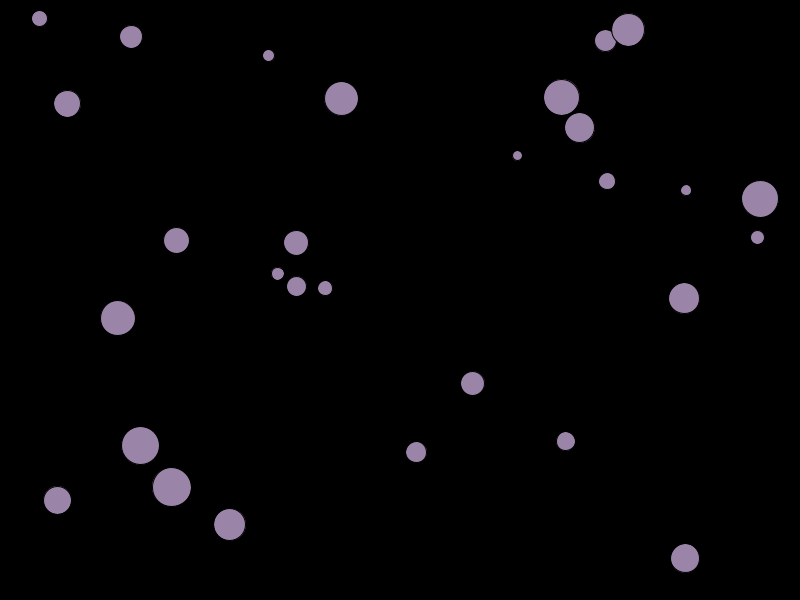
Frame 1 (no input)
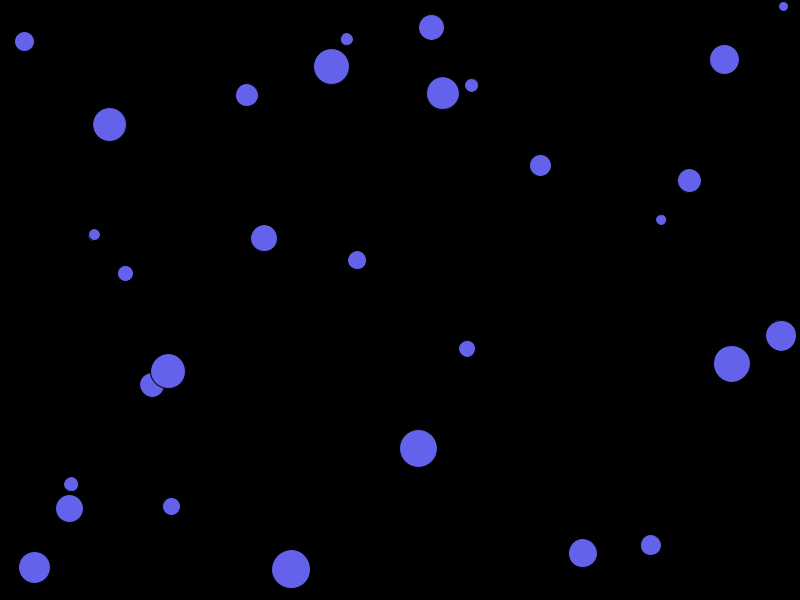
Frame 60 (the mouse pressed at the canvas centre just before this capture)
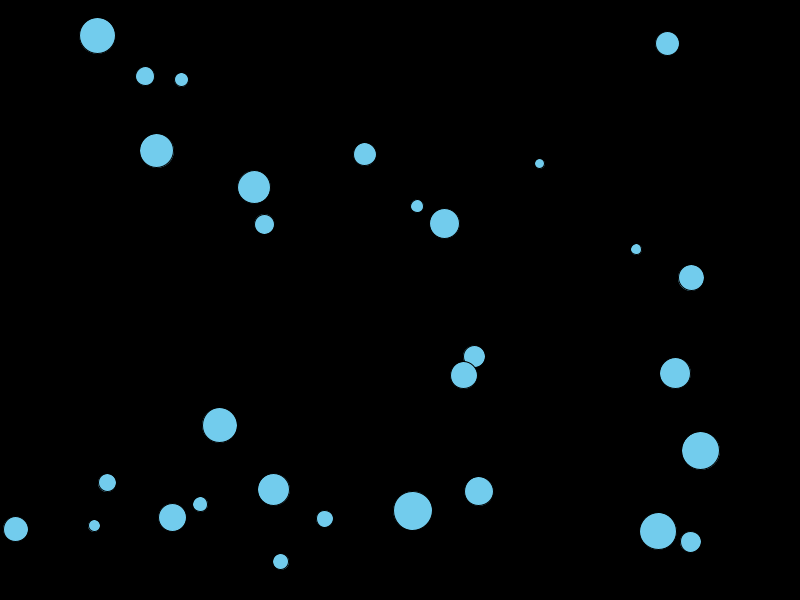
Frame 120 (the mouse held since frame 60 and released just before this capture)

The Processing sketch that drew these frames (run headless with seeded random() and noise(); from frame 60 on, the mouse is pressed at the canvas centre):

// Processing sketch: LotsOfBalls
// ── LotsOfBalls.pde
int count=30;
float[] x = new float [count];
float[] y = new float[count];
float[] velX = new float[count];
float[] velY = new float[count];
float[] diam = new float[count];
 void setup() {
   size(800, 600);
 int i = 0;
  while (i < count) {
    x[i] = random(width);
    y[i] = random(height);
    velX[i] = random(-5, 5);
    velY[i] = random(-5, 5);
    diam[i] = 10 + i;
    i++;
  }
 }
 
void draw(){
//draw background to cover previous frame
   background(0);
   fill(random(255),random(255),random(255));
  int i = 0;
  while (i < count) {
    //draw ball
    ellipse(x[i], y[i], diam[i], diam[i]);
    //add velocity to position
    x[i] += velX[i];

    y[i] += velY[i];


    //bounce ball if it hits walls
    if (x[i] + diam[i]/2 >= width) {
      velX[i] = -abs(velX[i]);    //if the ball hits the right wall, assign x velocity the negative version of itself
    } else if (x[i] - diam[i]/2 <= 0) {
      velX[i] = abs(velX[i]);     //if the ball hits the left wall, assign x velocity the positive version of itself
    }

    if (y[i] + diam[i]/2 >= height) {
      velY[i] = -abs(velY[i]);
    } else if (y[i] - diam[i]/2 <= 0) {
      velY[i] = abs(velY[i]);
    }
    i++;
   }
}
